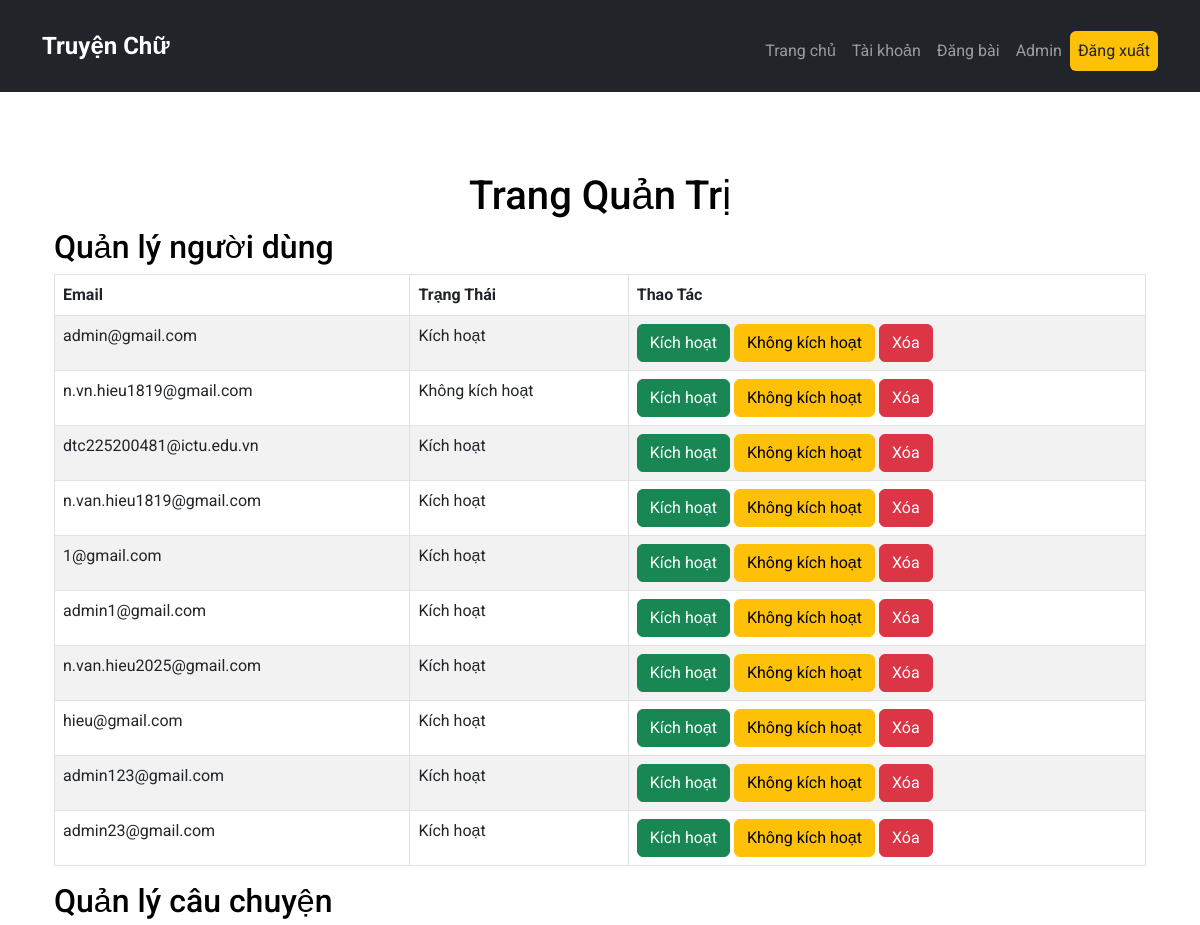
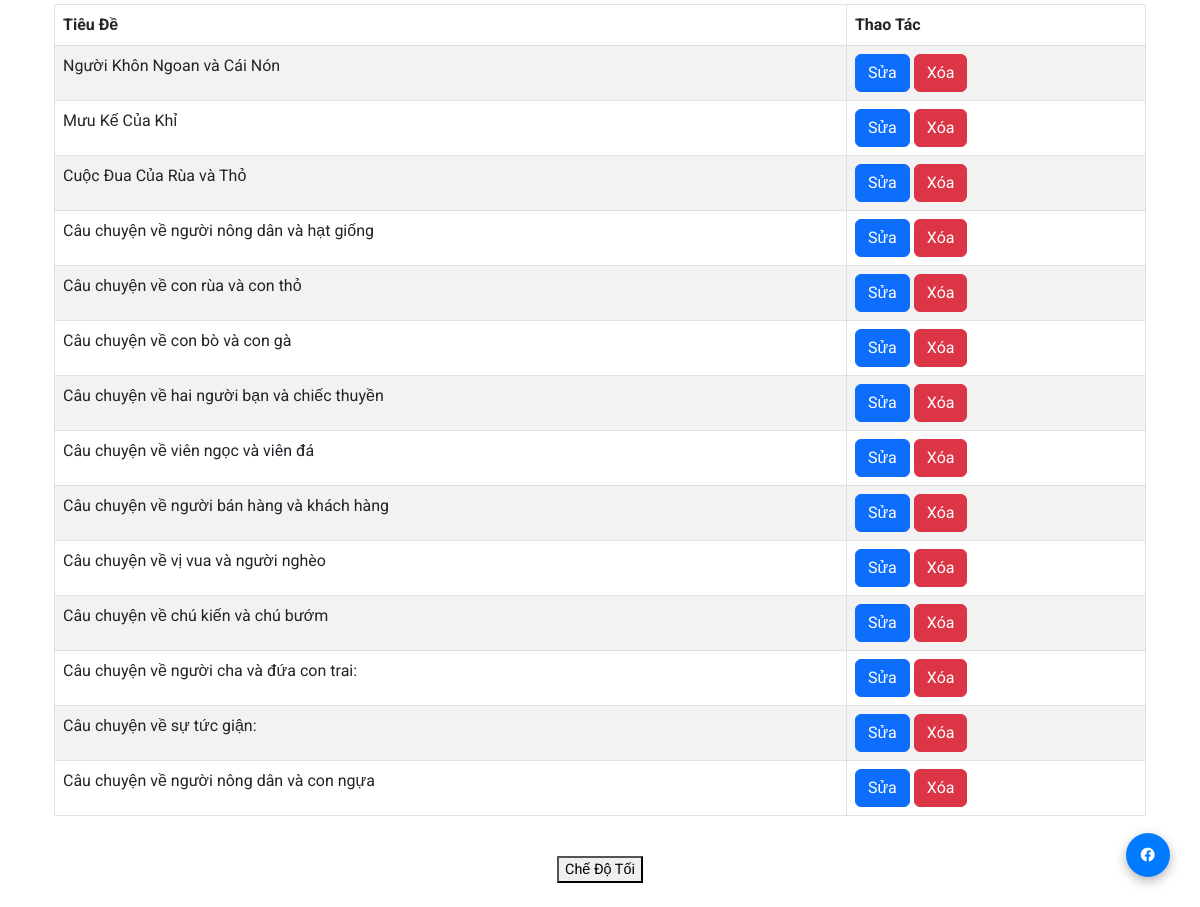
The page /admin (signed in) on the database its author committed (2 pictures, top to bottom).
### app/models.py (models this page shows, shortened)
class User(db.Model):
    __tablename__ = 'user'  # Đặt tên bảng rõ ràng
    user_id = db.Column(db.Integer, primary_key=True)
    email = db.Column(db.String(100), nullable=False, unique=True)
    password_hash = db.Column(db.String(256), nullable=False)  # Tăng độ dài lên 256
    is_active = db.Column(db.Boolean, default=True)  # Trạng thái tài khoản
    stories = db.relationship('Story', back_populates='author', cascade='all, delete-orphan')
    comments = db.relationship('Comment', back_populates='author', cascade='all, delete-orphan')

class Story(db.Model):
    __tablename__ = 'story'
    story_id = db.Column(db.Integer, primary_key=True)
    title = db.Column(db.String(200), nullable=False)
    content = db.Column(db.Text, nullable=False)
    user_id = db.Column(db.Integer, db.ForeignKey('user.user_id'), nullable=False)
    date_posted = db.Column(db.DateTime, default=datetime.utcnow)
    author = db.relationship('User', back_populates='stories')  # Sử dụng 'author' thay cho 'user'
    comments = db.relationship('Comment', back_populates='story', cascade='all, delete-orphan')

### app/routes.py (the view)
@main.route("/admin")
def admin_page():
    if "user" in session and session.get("is_admin"):
        users = User.query.all()
        stories = Story.query.all()
        return render_template("admin.html", users=users, stories=stories)
    flash("You need to be an admin to access this page.", "danger")
    return redirect(url_for("main.login"))

### app/templates/admin.html (shortened to what this page needs)
{% extends "base.html" %}
{% block content %}
<div class="container mt-4">
    <h1 class="text-center">Trang Quản Trị</h1>
    <h2>Quản lý người dùng</h2>
    {% if users %}
    <table class="table table-bordered table-striped">
        <thead>
            <tr>
                <th>Email</th>
                <th>Trạng Thái</th>
                <th>Thao Tác</th>
            </tr>
        </thead>
        <tbody>
            {% for user in users %}
            <tr>
                <td>{{ user.email }}</td>
                <td>{{ 'Kích hoạt' if user.is_active else 'Không kích hoạt' }}</td>
                <td>
                    <a href="{{ url_for('main.activate_user', user_id=user.user_id) }}" class="btn btn-success">Kích hoạt</a>
                    <a href="{{ url_for('main.deactivate_user', user_id=user.user_id) }}" class="btn btn-warning">Không kích hoạt</a>
                    <a href="{{ url_for('main.delete_user', user_id=user.user_id) }}" class="btn btn-danger" onclick="return confirm('Bạn có chắc chắn muốn xóa người dùng này?');">Xóa</a>
                </td>
            </tr>
            {% endfor %}
        </tbody>
    </table>
    {% else %}
    <p>Không có người dùng nào.</p>
    {% endif %}
    <h2>Quản lý câu chuyện</h2>
    {% if stories %}
    <table class="table table-bordered table-striped">
        <thead>
            <tr>
                <th>Tiêu Đề</th>
                <th>Thao Tác</th>
            </tr>
        </thead>
        <tbody>
            {% for story in stories %}
            <tr>
                <td>{{ story.title }}</td>
                <td>
                    <a href="{{ url_for('main.edit_story', story_id=story.story_id) }}" class="btn btn-primary">Sửa</a>
                    <a href="{{ url_for('main.delete_story', story_id=story.story_id) }}" class="btn btn-danger" onclick="return confirm('Bạn có chắc chắn muốn xóa câu chuyện này?');">Xóa</a>
                </td>
            </tr>
            {% endfor %}
        </tbody>
    </table>
    {% else %}
    <p>Không có câu chuyện nào.</p>
    {% endif %}
</div>
{% endblock %}

### app/static/style.css (style rules this page uses)
body { font-family: 'Roboto', sans-serif; background-color: #f8f9fa; }
body { background-color: #ffffff; color: #000000; }

### rows shown on the page
User: email "admin@gmail.com", is_active "Kích hoạt"
User: email "n.vn.hieu1819@gmail.com", is_active "Không kích hoạt"
User: email "dtc225200481@ictu.edu.vn", is_active "Kích hoạt"
User: email "n.van.hieu1819@gmail.com", is_active "Kích hoạt"
User: email "1@gmail.com", is_active "Kích hoạt"
User: email "admin1@gmail.com", is_active "Kích hoạt"
User: email "n.van.hieu2025@gmail.com", is_active "Kích hoạt"
User: email "hieu@gmail.com", is_active "Kích hoạt"
User: email "admin123@gmail.com", is_active "Kích hoạt"
User: email "admin23@gmail.com", is_active "Kích hoạt"
Story: title "Người Khôn Ngoan và Cái Nón"
Story: title "Mưu Kế Của Khỉ"
Story: title "Cuộc Đua Của Rùa và Thỏ"
Story: title "Câu chuyện về người nông dân và hạt giống"
Story: title "Câu chuyện về con rùa và con thỏ"
Story: title "Câu chuyện về con bò và con gà"
Story: title "Câu chuyện về hai người bạn và chiếc thuyền"
Story: title "Câu chuyện về viên ngọc và viên đá"
Story: title "Câu chuyện về người bán hàng và khách hàng"
Story: title "Câu chuyện về vị vua và người nghèo"
Story: title "Câu chuyện về chú kiến và chú bướm"
Story: title "Câu chuyện về người cha và đứa con trai:"
Story: title "Câu chuyện về sự tức giận:"
Story: title "Câu chuyện về người nông dân và con ngựa"
